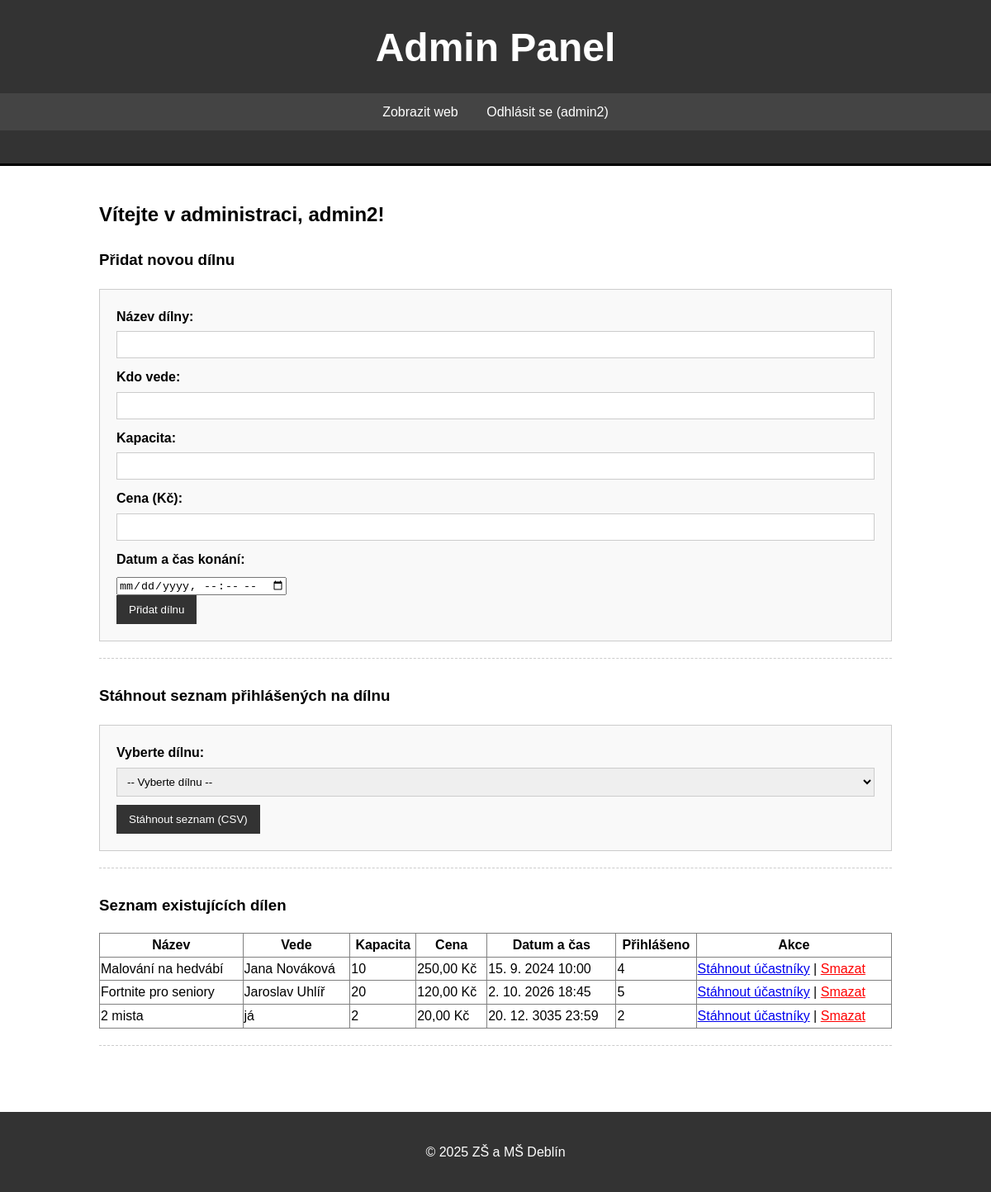
The app's page /admin/admin_panel.php (signed in) with its own data.
### tables this page shows
CREATE TABLE `dilny` (
  `id_dilna` int(11) NOT NULL,
  `nazev_dilna` varchar(255) NOT NULL,
  `vedouci` varchar(255) NOT NULL,
  `kapacita` int(11) NOT NULL,
  `cena` decimal(10,2) NOT NULL,
  `datum_konani` datetime NOT NULL
);

### admin/admin_panel.php (the view, shortened to what this page needs)
<?php
require_once '../includes/db_config.php';
$stmt_vsechny_dilny = $pdo->query("SELECT id_dilna, nazev_dilna FROM dilny ORDER BY nazev_dilna");
$vsechny_dilny = $stmt_vsechny_dilny->fetchAll(PDO::FETCH_ASSOC);
?>
<!DOCTYPE html>
<html lang="cs">
<head>
    <link rel="stylesheet" href="../css/styles.css">
</head>
<body>
    <header>
        <h1>Admin Panel</h1>
        <nav>
            <ul>
                <li><a href="../index.php">Zobrazit web</a></li>
                <li><a href="logout.php">Odhlásit se (<?php echo htmlspecialchars($_SESSION['admin_username']); ?>)</a></li>
            </ul>
        </nav>
    </header>
    <div class="container">
        <h2>Vítejte v administraci, <?php echo htmlspecialchars($_SESSION['admin_username']); ?>!</h2>
        <section class="admin-section">
            <h3>Přidat novou dílnu</h3>
            <form action="pridej_dilnu.php" method="post">
                <div>
                    <label for="nazev_dilna">Název dílny:</label>
                    <input type="text" id="nazev_dilna" name="nazev_dilna" required>
                </div>
                <div>
                    <label for="vedouci">Kdo vede:</label>
                    <input type="text" id="vedouci" name="vedouci" required>
                </div>
                <div>
                    <label for="kapacita">Kapacita:</label>
                    <input type="number" id="kapacita" name="kapacita" min="1" required>
                </div>
                <div>
                    <label for="cena">Cena (Kč):</label>
                    <input type="number" id="cena" name="cena" step="0.01" min="0" required>
                </div>
                <div>
                    <label for="datum_konani">Datum a čas konání:</label>
                    <input type="datetime-local" id="datum_konani" name="datum_konani" required>
                </div>
                <div>
                    <input type="submit" value="Přidat dílnu">
                </div>
            </form>
        </section>
        <section class="admin-section">
            <h3>Stáhnout seznam přihlášených na dílnu</h3>
            <?php if (empty($vsechny_dilny)): ?>
                <p>Zatím nebyly vytvořeny žádné dílny.</p>
            <?php else: ?>
                <form action="stahni_ucastniky.php" method="get" target="_blank">
                    <div>
                        <label for="id_dilna_download">Vyberte dílnu:</label>
                        <select name="id_dilna" id="id_dilna_download" required>
                            <option value="">-- Vyberte dílnu --</option>
                        </select>
                    </div>
                    <div>
                        <input type="submit" value="Stáhnout seznam (CSV)">
                    </div>
                </form>
            <?php endif; ?>
        </section>
        <section class="admin-section">
            <h3>Seznam existujících dílen</h3>
            <?php
            $stmt_existujici_dilny = $pdo->query("SELECT id_dilna, nazev_dilna, vedouci, kapacita, cena, datum_konani FROM dilny ORDER BY datum_konani ASC");
            $existujici_dilny = $stmt_existujici_dilny->fetchAll(PDO::FETCH_ASSOC);
            ?>
            <?php if (empty($existujici_dilny)): ?>
                <p>Nebyly nalezeny žádné dílny.</p>
            <?php else: ?>
                <table border="1" style="width:100%; border-collapse: collapse;">
                    <thead>
                        <tr>
                            <th>Název</th>
                            <th>Vede</th>
                            <th>Kapacita</th>
                            <th>Cena</th>
                            <th>Datum a čas</th>
                            <th>Přihlášeno</th>
                            <th>Akce</th>
                        </tr>
                    </thead>
                    <tbody>
                        <?php foreach($existujici_dilny as $ex_dilna): ?>
                            <?php
                                $stmt_pocet_pr = $pdo->prepare("SELECT COUNT(*) FROM prihlasky WHERE id_dilna = ?");
                                $stmt_pocet_pr->execute([$ex_dilna['id_dilna']]);
                                $pocet_prihlasenych = $stmt_pocet_pr->fetchColumn();
                            ?>
                            <tr>
                                <td><?php echo htmlspecialchars($ex_dilna['nazev_dilna']); ?></td>
                                <td><?php echo htmlspecialchars($ex_dilna['vedouci']); ?></td>
                                <td><?php echo htmlspecialchars($ex_dilna['kapacita']); ?></td>
                                <td><?php echo htmlspecialchars(number_format($ex_dilna['cena'], 2, ',', ' ')); ?> Kč</td>
                                <td><?php echo (new DateTime($ex_dilna['datum_konani']))->format('j. n. Y H:i'); ?></td>
                                <td><?php echo $pocet_prihlasenych; ?></td>
                                <td>
                                    <a href="stahni_ucastniky.php?id_dilna=<?php echo $ex_dilna['id_dilna']; ?>" target="_blank">Stáhnout účastníky</a>
                                    |
                                    <a href="smaz_dilnu.php?id_dilna=<?php echo $ex_dilna['id_dilna']; ?>"
                                       onclick="return confirm('Opravdu chcete smazat dílnu \'<?php echo htmlspecialchars(addslashes($ex_dilna['nazev_dilna'])); ?>\'? Tímto krokem smažete i všechny přihlášky na tuto dílnu!');"
                                       style="color: red;">Smazat</a>
                                </td>
                            </tr>
                        <?php endforeach; ?>
                    </tbody>
                </table>
            <?php endif; ?>
        </section>
    </div>
    <footer>
        <p>© <?php echo date("Y"); ?> ZŠ a MŠ Deblín</p>
    </footer>
</body>
</html>

### css/styles.css (style rules this page uses)
body { font-family: Arial, sans-serif; margin: 0; padding: 0; background-color: #fff; color: #000; line-height: 1.6; }
.container { width: 80%; margin: auto; overflow: hidden; padding: 20px; }
header { background: #333; color: #fff; padding: 20px 0; text-align: center; border-bottom: #000 3px solid; }
header h1 { margin: 0; font-size: 3em; }
nav ul { padding: 0; list-style: none; text-align: center; background: #444; margin-bottom: 20px; }
nav ul li { display: inline; }
nav ul li a { color: #fff; padding: 10px 15px; display: inline-block; text-decoration: none; }
form { margin-top: 20px; padding: 20px; border: 1px solid #ccc; background-color: #f9f9f9; }
form label { display: block; margin-bottom: 5px; font-weight: bold; }
form input[type="text"], form input[type="password"], form input[type="number"], form input[type="date"], form textarea, form select { width: 100%; padding: 8px; margin-bottom: 10px; border: 1px solid #ccc; box-sizing: border-box; }
form input[type="submit"], button { background: #333; color: #fff; padding: 10px 15px; border: none; cursor: pointer; text-decoration: none; }
footer { text-align: center; padding: 20px; margin-top: 30px; background: #333; color: #fff; }
.admin-section { margin-bottom: 30px; padding-bottom: 20px; border-bottom: 1px dashed #ccc; }

### records on screen
dilny: nazev_dilna "Malování na hedvábí", vedouci "Jana Nováková", kapacita "10", cena "250,00", datum_konani "15. 9. 2024 10:00", pocet_prihlasenych "4"
dilny: nazev_dilna "Fortnite pro seniory", vedouci "Jaroslav Uhlíř", kapacita "20", cena "120,00", datum_konani "2. 10. 2026 18:45", pocet_prihlasenych "5"
dilny: nazev_dilna "2 mista", vedouci "já", kapacita "2", cena "20,00", datum_konani "20. 12. 3035 23:59", pocet_prihlasenych "2"

### other values on screen
$_SESSION['admin_username'] "admin2"
